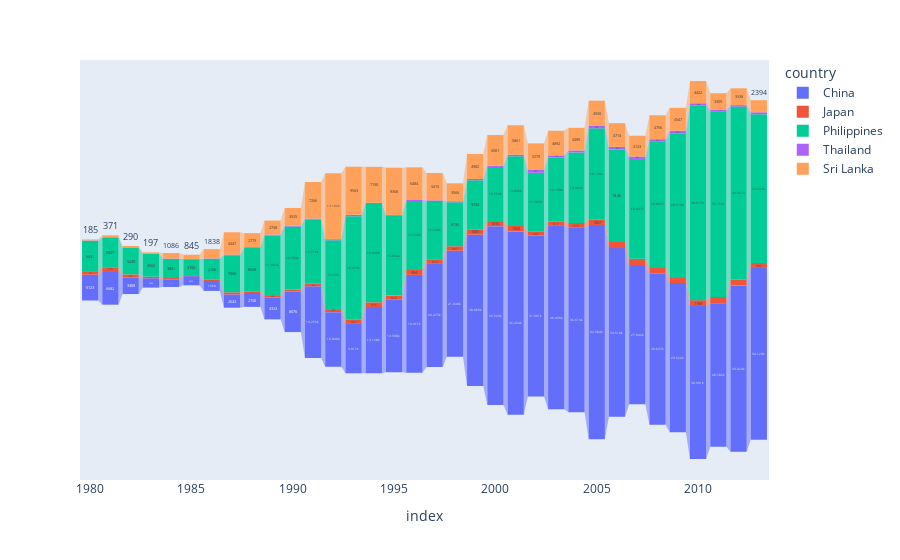

The cell this chart's notebook holds for it:
### Code cell
px.funnel(countrydf,countrydf.index,countrydf.columns)

### Figure 1 — Plotly figure (JSON) as saved in the notebook; plotly's stock layout.template omitted (floating-point values rounded to 4 significant figures)
{"data": [{"hovertemplate": "country=China<br>index=%{x}<br>value=%{y}<extra></extra>", "legendgroup": "China", "marker": {"color": "#636efa"}, "name": "China", "orientation": "v", "showlegend": true, "type": "funnel", "x": [1980, 1981, 1982, 1983, 1984, 1985, 1986, 1987, 1988, 1989, 1990, 1991, 1992, 1993, 1994, 1995, 1996, 1997, 1998, 1999, 2000, 2001, 2002, 2003, 2004, 2005, 2006, 2007, 2008, 2009, 2010, 2011, 2012, 2013], "xaxis": "x", "y": [5123, 6682, 3308, 1863, 1527, 1816, 1960, 2643, 2758, 4323, 8076, 14255, 10846, 9817, 13128, 14398, 19415, 20475, 21049, 30069, 35529, 36434, 31961, 36439, 36619, 42584, 33518, 27642, 30037, 29622, 30391, 28502, 33024, 34129], "yaxis": "y"}, {"hovertemplate": "country=Japan<br>index=%{x}<br>value=%{y}<extra></extra>", "legendgroup": "Japan", "marker": {"color": "#EF553B"}, "name": "Japan", "orientation": "v", "showlegend": true, "type": "funnel", "x": [1980, 1981, 1982, 1983, 1984, 1985, 1986, 1987, 1988, 1989, 1990, 1991, 1992, 1993, 1994, 1995, 1996, 1997, 1998, 1999, 2000, 2001, 2002, 2003, 2004, 2005, 2006, 2007, 2008, 2009, 2010, 2011, 2012, 2013], "xaxis": "x", "y": [701, 756, 598, 309, 246, 198, 248, 422, 324, 494, 379, 506, 605, 907, 956, 826, 994, 924, 897, 1083, 1010, 1092, 806, 817, 973, 1067, 1212, 1250, 1284, 1194, 1168, 1265, 1214, 982], "yaxis": "y"}, {"hovertemplate": "country=Philippines<br>index=%{x}<br>value=%{y}<extra></extra>", "legendgroup": "Philippines", "marker": {"color": "#00cc96"}, "name": "Philippines", "orientation": "v", "showlegend": true, "type": "funnel", "x": [1980, 1981, 1982, 1983, 1984, 1985, 1986, 1987, 1988, 1989, 1990, 1991, 1992, 1993, 1994, 1995, 1996, 1997, 1998, 1999, 2000, 2001, 2002, 2003, 2004, 2005, 2006, 2007, 2008, 2009, 2010, 2011, 2012, 2013], "xaxis": "x", "y": [6051, 5921, 5249, 4562, 3801, 3150, 4166, 7360, 8639, 11865, 12509, 12718, 13670, 20479, 19532, 15864, 13692, 11549, 8735, 9734, 10763, 13836, 11707, 12758, 14004, 18139, 18400, 19837, 24887, 28573, 38617, 36765, 34315, 29544], "yaxis": "y"}, {"hovertemplate": "country=Thailand<br>index=%{x}<br>value=%{y}<extra></extra>", "legendgroup": "Thailand", "marker": {"color": "#ab63fa"}, "name": "Thailand", "orientation": "v", "showlegend": true, "type": "funnel", "x": [1980, 1981, 1982, 1983, 1984, 1985, 1986, 1987, 1988, 1989, 1990, 1991, 1992, 1993, 1994, 1995, 1996, 1997, 1998, 1999, 2000, 2001, 2002, 2003, 2004, 2005, 2006, 2007, 2008, 2009, 2010, 2011, 2012, 2013], "xaxis": "x", "y": [56, 53, 113, 65, 82, 66, 78, 117, 147, 177, 171, 219, 219, 279, 237, 172, 195, 152, 201, 246, 258, 309, 547, 439, 392, 575, 500, 487, 519, 512, 499, 396, 296, 400], "yaxis": "y"}, {"hovertemplate": "country=Sri Lanka<br>index=%{x}<br>value=%{y}<extra></extra>", "legendgroup": "Sri Lanka", "marker": {"color": "#FFA15A"}, "name": "Sri Lanka", "orientation": "v", "showlegend": true, "type": "funnel", "x": [1980, 1981, 1982, 1983, 1984, 1985, 1986, 1987, 1988, 1989, 1990, 1991, 1992, 1993, 1994, 1995, 1996, 1997, 1998, 1999, 2000, 2001, 2002, 2003, 2004, 2005, 2006, 2007, 2008, 2009, 2010, 2011, 2012, 2013], "xaxis": "x", "y": [185, 371, 290, 197, 1086, 845, 1838, 4447, 2779, 2758, 3525, 7266, 13102, 9563, 7150, 9368, 6484, 5415, 3566, 4982, 6081, 5861, 5279, 4892, 4495, 4930, 4714, 4123, 4756, 4547, 4422, 3309, 3338, 2394], "yaxis": "y"}], "layout": {"legend": {"title": {"text": "country"}, "tracegroupgap": 0}, "margin": {"t": 60}, "xaxis": {"anchor": "y", "domain": [0, 1], "title": {"text": "index"}}, "yaxis": {"anchor": "x", "domain": [0, 1], "title": {"text": "value"}}}}
